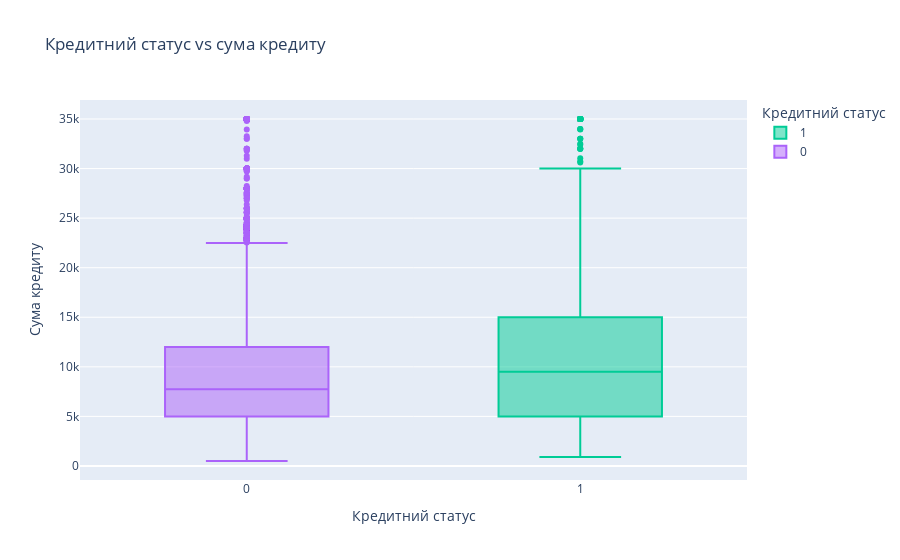

Source (notebook cell):
### Code cell
# Кредитний статус vs cума кредиту
fig = px.box(
    df,
    x='loan_status',
    y='loan_amnt',
    title='Кредитний статус vs cума кредиту',
    labels={'loan_amnt': 'Сума кредиту', 'loan_status': 'Кредитний статус'},
    color='loan_status',
    color_discrete_map={'No':'#2ecc71', 'Yes':'#e74c3c'}
)
fig.show()

### Figure 1 — Plotly figure (JSON) as saved in the notebook; plotly's stock layout.template omitted (floating-point values rounded to 4 significant figures; data arrays with more than 128 entries replaced by an {"elided": "..."} marker saying what was removed)
{"data": [{"alignmentgroup": "True", "hovertemplate": "Кредитний статус=%{x}<br>Сума кредиту=%{y}<extra></extra>", "legendgroup": "1", "marker": {"color": "#00cc96"}, "name": "1", "notched": false, "offsetgroup": "1", "orientation": "v", "showlegend": true, "type": "box", "x": {"elided": "6963 int values"}, "x0": " ", "xaxis": "x", "y": {"elided": "6963 int values"}, "y0": " ", "yaxis": "y"}, {"alignmentgroup": "True", "hovertemplate": "Кредитний статус=%{x}<br>Сума кредиту=%{y}<extra></extra>", "legendgroup": "0", "marker": {"color": "#ab63fa"}, "name": "0", "notched": false, "offsetgroup": "0", "orientation": "v", "showlegend": true, "type": "box", "x": {"elided": "24134 int values"}, "x0": " ", "xaxis": "x", "y": {"elided": "24134 int values"}, "y0": " ", "yaxis": "y"}], "layout": {"boxmode": "overlay", "legend": {"title": {"text": "Кредитний статус"}, "tracegroupgap": 0}, "title": {"text": "Кредитний статус vs cума кредиту"}, "xaxis": {"anchor": "y", "categoryarray": [1, 0], "categoryorder": "array", "domain": [0, 1], "title": {"text": "Кредитний статус"}}, "yaxis": {"anchor": "x", "domain": [0, 1], "title": {"text": "Сума кредиту"}}}}
